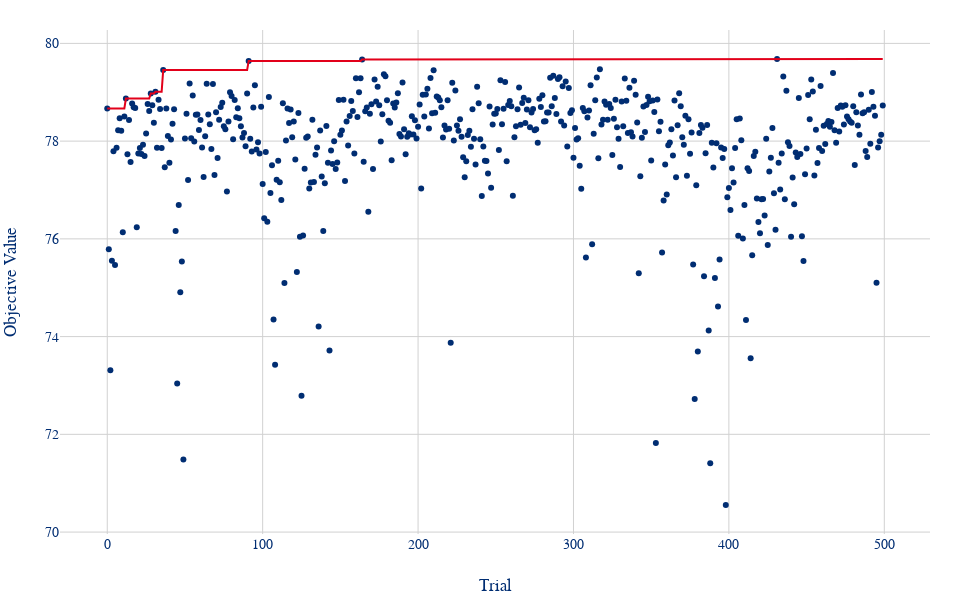

Notebook cell for this chart:
### Code cell
rdc_fig_hist = optuna.visualization.plot_optimization_history(rdc_aggregated_study)
rdc_fig_hist.update_layout(width=960, height=594, showlegend=False, title=None, margin=dict(l=60, r=30, t=30, b=60))
rdc_fig_hist.show()

### Figure 1 — Plotly figure (JSON) as saved in the notebook; plotly's stock layout.template omitted (floating-point values rounded to 4 significant figures; data arrays with more than 128 entries replaced by an {"elided": "..."} marker saying what was removed)
{"data": [{"mode": "markers", "name": "Objective Value", "type": "scatter", "x": {"elided": "500 int values"}, "y": {"elided": "500 float values"}}, {"mode": "lines", "name": "Best Value", "type": "scatter", "x": {"elided": "500 int values"}, "y": {"elided": "500 float values"}}, {"marker": {"color": "#cccccc"}, "mode": "markers", "name": "Infeasible Trial", "showlegend": false, "type": "scatter", "x": [], "y": []}], "layout": {"height": 594, "margin": {"b": 60, "l": 60, "r": 30, "t": 30}, "showlegend": false, "title": {}, "width": 960, "xaxis": {"title": {"text": "Trial"}}, "yaxis": {"title": {"text": "Objective Value"}}}}
